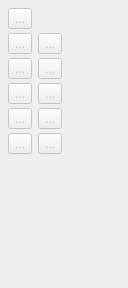
             <widget class="QWidget" name="points_Page">
              <property name="geometry">
               <rect>
                <x>0</x>
                <y>0</y>
                <width>128</width>
                <height>288</height>
               </rect>
              </property>
              <property name="sizePolicy">
               <sizepolicy hsizetype="Preferred" vsizetype="Preferred">
                <horstretch>0</horstretch>
                <verstretch>0</verstretch>
               </sizepolicy>
              </property>
              <property name="minimumSize">
               <size>
                <width>118</width>
                <height>0</height>
               </size>
              </property>
              <property name="maximumSize">
               <size>
                <width>16777215</width>
                <height>16777215</height>
               </size>
              </property>
              <property name="toolTip">
               <string>Tools for creating points.</string>
              </property>
              <attribute name="icon">
               <iconset resource="share/resources/toolicon.qrc">
                <normaloff>:/tsvg/librecad/points.tsvg</normaloff>:/tsvg/librecad/points.tsvg</iconset>
              </attribute>
              <attribute name="label">
               <string>Point</string>
              </attribute>
              <attribute name="toolTip">
               <string>Point</string>
              </attribute>
              <layout class="QFormLayout" name="formLayout_6">
               <property name="fieldGrowthPolicy">
                <enum>QFormLayout::AllNonFixedFieldsGrow</enum>
               </property>
               <property name="verticalSpacing">
                <number>4</number>
               </property>
               <property name="leftMargin">
                <number>8</number>
               </property>
               <property name="topMargin">
                <number>8</number>
               </property>
               <property name="rightMargin">
                <number>8</number>
               </property>
               <property name="bottomMargin">
                <number>8</number>
               </property>
               <item row="4" column="1">
                <widget class="QToolButton" name="bisector_ToolButton">
                 <property name="enabled">
                  <bool>false</bool>
                 </property>
                 <property name="toolTip">
                  <string>Point - On Bisector (O, B)</string>
                 </property>
                 <property name="text">
                  <string notr="true">...</string>
                 </property>
                 <property name="icon">
                  <iconset resource="share/resources/toolicon.qrc">
                   <normaloff>:/tsvg/librecad/line_bisector.tsvg</normaloff>:/tsvg/librecad/line_bisector.tsvg</iconset>
                 </property>
                 <property name="iconSize">
                  <size>
                   <width>32</width>
                   <height>32</height>
                  </size>
                 </property>
                 <property name="checkable">
                  <bool>true</bool>
                 </property>
                </widget>
               </item>
               <item row="7" column="0">
                <widget class="QToolButton" name="shoulderPoint_ToolButton">
                 <property name="enabled">
                  <bool>false</bool>
                 </property>
                 <property name="toolTip">
                  <string>Point - Length to Line (P, S)</string>
                 </property>
                 <property name="text">
                  <string notr="true">...</string>
                 </property>
                 <property name="icon">
                  <iconset resource="share/resources/toolicon.qrc">
                   <normaloff>:/tsvg/librecad/angle_3_points.tsvg</normaloff>:/tsvg/librecad/angle_3_points.tsvg</iconset>
                 </property>
                 <property name="iconSize">
                  <size>
                   <width>32</width>
                   <height>32</height>
                  </size>
                 </property>
                 <property name="checkable">
                  <bool>true</bool>
                 </property>
                </widget>
               </item>
               <item row="7" column="1">
                <widget class="QToolButton" name="intersect_arc_line_toolbutton">
                 <property name="enabled">
                  <bool>false</bool>
                 </property>
                 <property name="toolTip">
                  <string>Point - Intersect Arc and Line (A, L)</string>
                 </property>
                 <property name="text">
                  <string notr="true">...</string>
                 </property>
                 <property name="icon">
                  <iconset resource="share/resources/toolicon.qrc">
                   <normaloff>:/tsvg/librecad/snap_entity.tsvg</normaloff>:/tsvg/librecad/snap_entity.tsvg</iconset>
                 </property>
                 <property name="iconSize">
                  <size>
                   <width>32</width>
                   <height>32</height>
                  </size>
                 </property>
                 <property name="checkable">
                  <bool>true</bool>
                 </property>
                </widget>
               </item>
               <item row="9" column="0">
                <widget class="QToolButton" name="triangle_ToolButton">
                 <property name="enabled">
                  <bool>false</bool>
                 </property>
                 <property name="toolTip">
                  <string>Point - Intersect Axis and Triangle (X, T)</string>
                 </property>
                 <property name="text">
                  <string notr="true">...</string>
                 </property>
                 <property name="icon">
                  <iconset resource="share/resources/toolicon.qrc">
                   <normaloff>:/tsvg/librecad/angle_line_to_line.tsvg</normaloff>:/tsvg/librecad/angle_line_to_line.tsvg</iconset>
                 </property>
                 <property name="iconSize">
                  <size>
                   <width>32</width>
                   <height>32</height>
                  </size>
                 </property>
                 <property name="checkable">
                  <bool>true</bool>
                 </property>
                </widget>
               </item>
               <item row="9" column="1">
                <widget class="QToolButton" name="pointIntersectXY_ToolButton">
                 <property name="enabled">
                  <bool>false</bool>
                 </property>
                 <property name="toolTip">
                  <string>Point - Intersect XY (X, Y)</string>
                 </property>
                 <property name="text">
                  <string notr="true">...</string>
                 </property>
                 <property name="icon">
                  <iconset resource="share/resources/toolicon.qrc">
                   <normaloff>:/tsvg/librecad/pick_coordinates.tsvg</normaloff>:/tsvg/librecad/pick_coordinates.tsvg</iconset>
                 </property>
                 <property name="iconSize">
                  <size>
                   <width>32</width>
                   <height>32</height>
                  </size>
                 </property>
                 <property name="checkable">
                  <bool>true</bool>
                 </property>
                </widget>
               </item>
               <item row="11" column="0">
                <widget class="QToolButton" name="height_ToolButton">
                 <property name="enabled">
                  <bool>false</bool>
                 </property>
                 <property name="toolTip">
                  <string>Point - Intersect Line and Perpendicular (L, P)</string>
                 </property>
                 <property name="text">
                  <string notr="true">...</string>
                 </property>
                 <property name="icon">
                  <iconset resource="share/resources/toolicon.qrc">
                   <normaloff>:/tsvg/librecad/line_perpendicular.tsvg</normaloff>:/tsvg/librecad/line_perpendicular.tsvg</iconset>
                 </property>
                 <property name="iconSize">
                  <size>
                   <width>32</width>
                   <height>32</height>
                  </size>
                 </property>
                 <property name="checkable">
                  <bool>true</bool>
                 </property>
                </widget>
               </item>
               <item row="11" column="1">
                <widget class="QToolButton" name="lineIntersectAxis_ToolButton">
                 <property name="enabled">
                  <bool>false</bool>
                 </property>
                 <property name="toolTip">
                  <string>Point - Intersect Line and Axis (L, X)</string>
                 </property>
                 <property name="text">
                  <string notr="true">...</string>
                 </property>
                 <property name="icon">
                  <iconset resource="share/resources/toolicon.qrc">
                   <normaloff>:/tsvg/librecad/line_angle.tsvg</normaloff>:/tsvg/librecad/line_angle.tsvg</iconset>
                 </property>
                 <property name="iconSize">
                  <size>
                   <width>32</width>
                   <height>32</height>
                  </size>
                 </property>
                 <property name="checkable">
                  <bool>true</bool>
                 </property>
                </widget>
               </item>
               <item row="4" column="0">
                <widget class="QToolButton" name="normal_ToolButton">
                 <property name="enabled">
                  <bool>false</bool>
                 </property>
                 <property name="toolTip">
                  <string>Point - On Perpendicular (O, P)</string>
                 </property>
                 <property name="text">
                  <string notr="true">...</string>
                 </property>
                 <property name="icon">
                  <iconset resource="share/resources/toolicon.qrc">
                   <normaloff>:/tsvg/librecad/line_ortho_rel.tsvg</normaloff>:/tsvg/librecad/line_ortho_rel.tsvg</iconset>
                 </property>
                 <property name="iconSize">
                  <size>
                   <width>32</width>
                   <height>32</height>
                  </size>
                 </property>
                 <property name="checkable">
                  <bool>true</bool>
                 </property>
                </widget>
               </item>
               <item row="0" column="0">
                <widget class="QToolButton" name="pointAtDistanceAngle_ToolButton">
                 <property name="enabled">
                  <bool>false</bool>
                 </property>
                 <property name="toolTip">
                  <string>Point - Length and Angle (L, A)</string>
                 </property>
                 <property name="text">
                  <string notr="true">...</string>
                 </property>
                 <property name="icon">
                  <iconset resource="share/resources/toolicon.qrc">
                   <normaloff>:/tsvg/librecad/line_rel.tsvg</normaloff>:/tsvg/librecad/line_rel.tsvg</iconset>
                 </property>
                 <property name="iconSize">
                  <size>
                   <width>32</width>
                   <height>32</height>
                  </size>
                 </property>
                 <property name="checkable">
                  <bool>true</bool>
                 </property>
                </widget>
               </item>
               <item row="3" column="0">
                <widget class="QToolButton" name="alongLine_ToolButton">
                 <property name="enabled">
                  <bool>false</bool>
                 </property>
                 <property name="toolTip">
                  <string>Point - On Line (O, L)</string>
                 </property>
                 <property name="text">
                  <string notr="true">...</string>
                 </property>
                 <property name="icon">
                  <iconset resource="share/resources/toolicon.qrc">
                   <normaloff>:/tsvg/librecad/snap_distance.tsvg</normaloff>:/tsvg/librecad/snap_distance.tsvg</iconset>
                 </property>
                 <property name="iconSize">
                  <size>
                   <width>32</width>
                   <height>32</height>
                  </size>
                 </property>
                 <property name="checkable">
                  <bool>true</bool>
                 </property>
                </widget>
               </item>
               <item row="3" column="1">
                <widget class="QToolButton" name="midpoint_ToolButton">
                 <property name="enabled">
                  <bool>false</bool>
                 </property>
                 <property name="toolTip">
                  <string>Point - Midpoint on Line (Shift+O, Shift+L)</string>
                 </property>
                 <property name="text">
                  <string notr="true">...</string>
                 </property>
                 <property name="icon">
                  <iconset resource="share/resources/toolicon.qrc">
                   <normaloff>:/tsvg/librecad/line_middle.tsvg</normaloff>:/tsvg/librecad/line_middle.tsvg</iconset>
                 </property>
                 <property name="iconSize">
                  <size>
                   <width>32</width>
                   <height>32</height>
                  </size>
                 </property>
                 <property name="checkable">
                  <bool>true</bool>
                 </property>
                </widget>
               </item>
              </layout>
             </widget>
